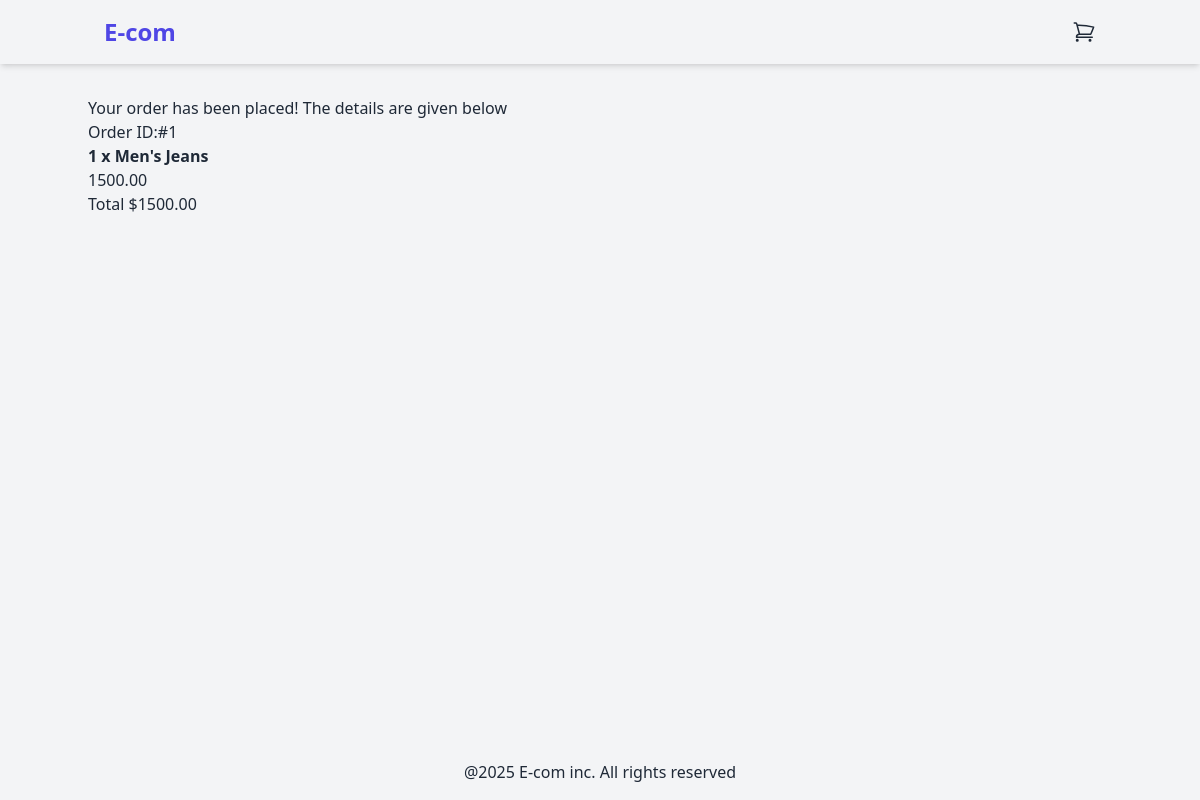
/orders/confirmation/1/, run on the app's committed database.
### orders/models.py (models this page shows, shortened)
class Order(models.Model):
    full_name = models.CharField(max_length=250)
    email = models.EmailField()
    address = models.CharField(max_length=250)
    created_at = models.DateTimeField(auto_now_add=True)
    updated_at = models.DateTimeField(auto_now=True)
    paid = models.BooleanField(default=False)
    transaction_uuid = models.UUIDField(
        default=uuid.uuid4,
        unique=True,
        editable=False,
    )
    esewa_reference_id = models.CharField(
        max_length=100,
        blank=True,
    )
    def get_total_cost(self):
        return sum(item.get_cost() for item in self.items.all())

class OrderItem(models.Model):
    order = models.ForeignKey(Order, related_name="items", on_delete=models.CASCADE)
    product = models.ForeignKey(Product, related_name="order_items", on_delete=models.CASCADE)
    price = models.DecimalField(max_digits=10, decimal_places=2)
    quantity = models.PositiveBigIntegerField(default=1)
    def get_cost(self):
        return self.price * self.quantity

### products/models.py (models this page shows, shortened)
class Product(models.Model):
    categories= models.ForeignKey(Category, related_name='products', on_delete=models.CASCADE)
    name = models.CharField(max_length=250)
    slug = models.SlugField(max_length=250)
    description = models.TextField(blank=True)
    price = models.DecimalField(max_digits=10, decimal_places=2)
    available = models.BooleanField(default=True)
    created = models.DateTimeField(auto_now_add=True)
    updated = models.DateTimeField(auto_now = True)
    image = models.ImageField(upload_to= 'products', blank=True)

### orders/views.py (the view)
def order_confirmation(request, order_id):
    order = get_object_or_404(Order, id=order_id)
    return render(
        request,
        "orders/order_confirmation.html",
        {"order": order},
    )

### orders/templates/orders/order_confirmation.html (shortened to what this page needs)
{%extends 'base.html' %}
{%block content%}
<h2>Your order has been placed! The details are given below</h2>
<h3>Order ID:#{{order.id}}</h3>
<ul>
{%for item in order.items.all%}
<li>
    <strong>{{item.quantity}} x {{item.product.name}}</strong>
    <br>
    <span>{{item.price}}</span>
</li>
{%endfor%}
</ul>
<p>Total ${{order.get_total_cost}}</p>
{%endblock%}

### data on the page
Order: id "1", get_total_cost "1500.00"
OrderItem: quantity "1", product.name "Men's Jeans", price "1500.00"
